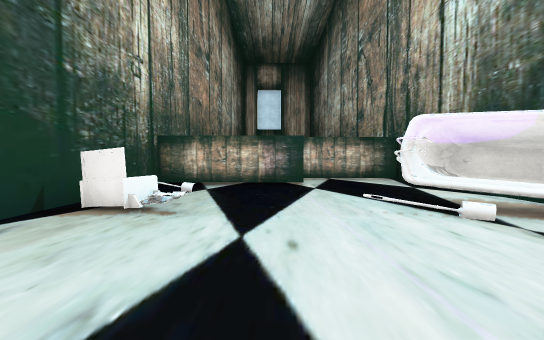
view 1 (above)

16 first-person views from a walk through a Unity game level. The camera is 1.4 m above the floor, tilts 2° down and sees 85° across. Doors are open. The floor is counted in squares, 2 m on a side. Each view is taken from the middle of a square. On the plan, view 1 faces up. The plan holds only what a view shows up to about 10 squares ahead; the rest is blank. The place goes on beyond the plan. The player is left out. Some animated figures are not drawn. Some surface patterns are stand-ins.

view 2
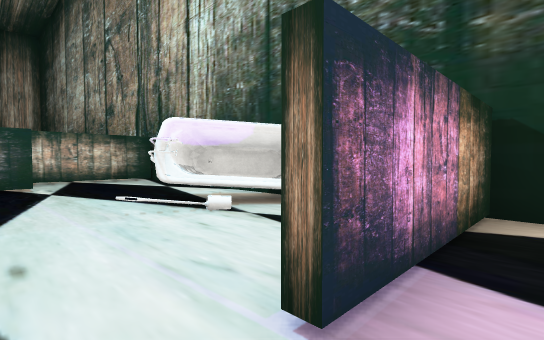

view 3
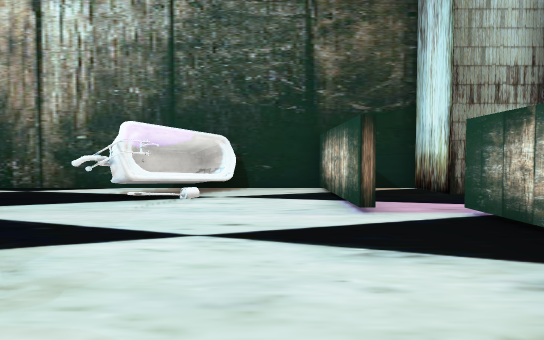

view 4
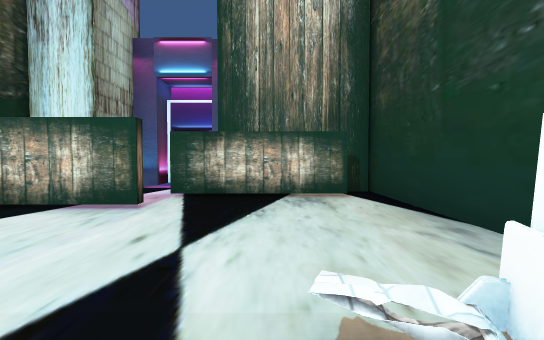

view 5
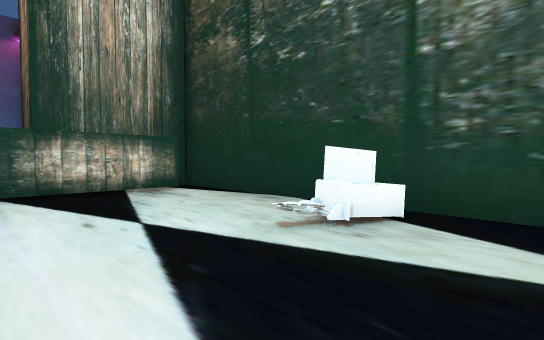

view 6
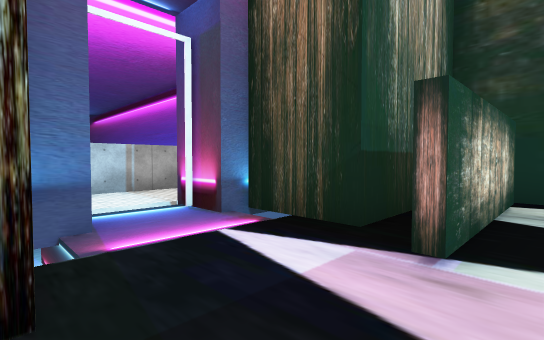

view 7
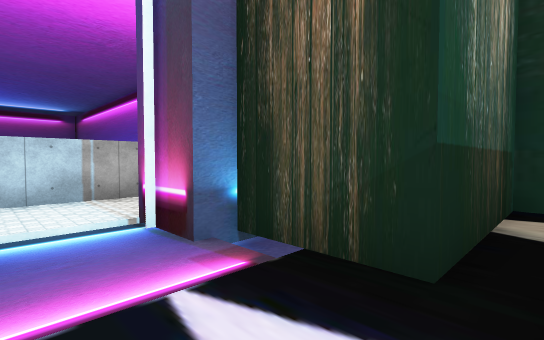

view 8
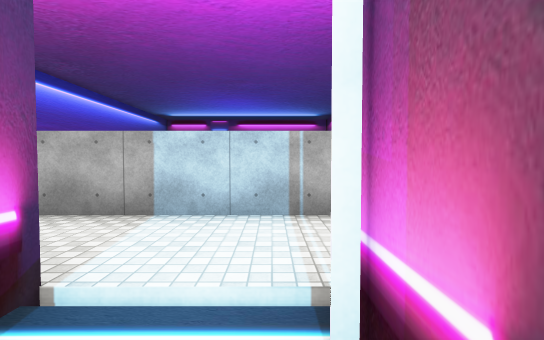

view 9
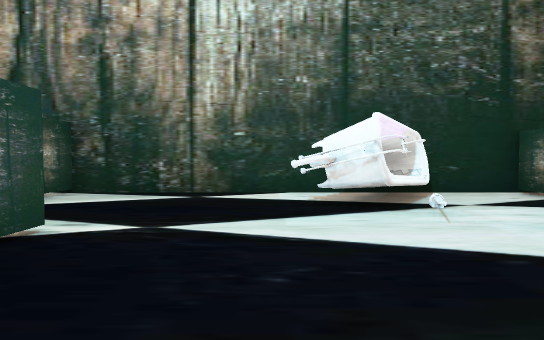

view 10
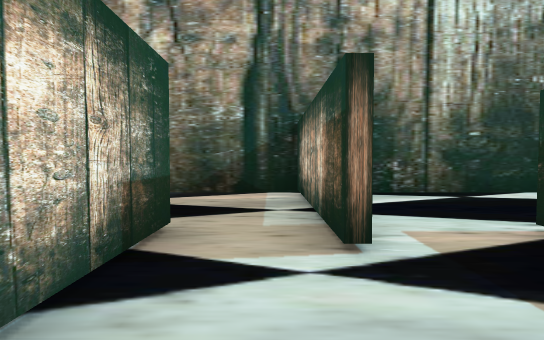

view 11
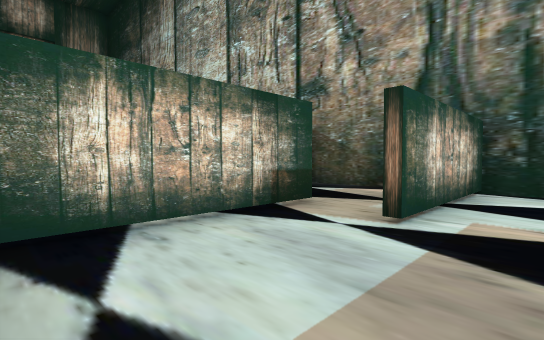

view 12
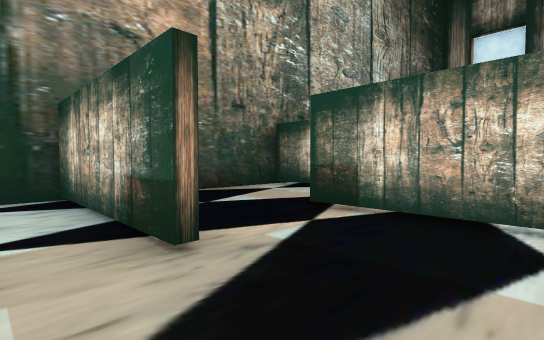

view 13
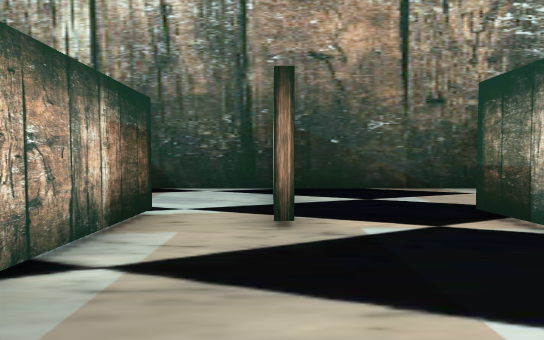

view 14
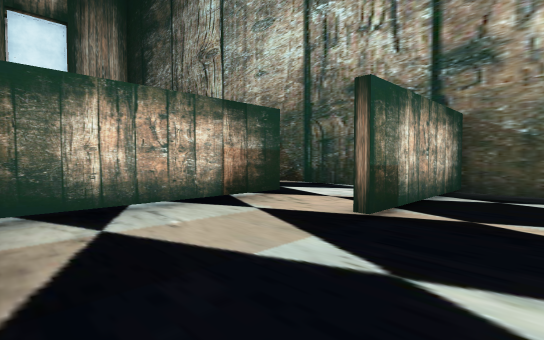

view 15
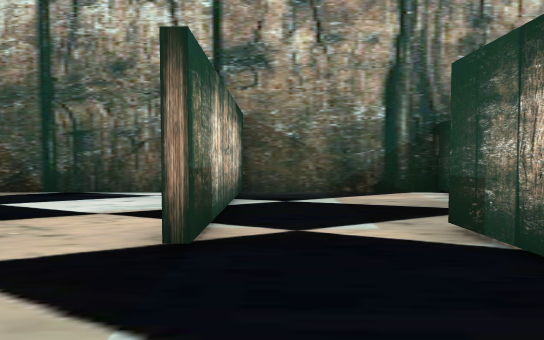

view 16
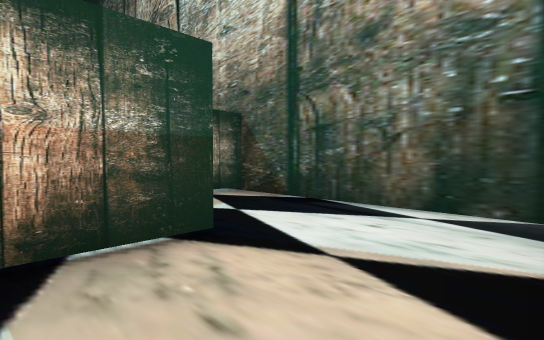

### Floor plan
Points are (right, up) in squares from view 1. A wall is a line through its corners. A room is listed if a view was taken in it or the views show most of it. See-through windows are left out.
Room 1 (views 1, 2, 3, 4, 5, 9)
walls: (0.9, 0.8) (4.2, 0.8); (1, 8.2) (-3.2, 8.2) (-3.2, -1.5) (0.2, -1.5); (4.3, 4.8) (4.3, 9.9); (-2.5, -0.5) (1, -0.5); (4.3, 0.9) (4.3, 2.6); (4.4, 10.2) (0.1, 10.2)
ways out: opening at (0, 0) to room 2; opening at (0, 9) to room 3
objects: other object (-2, 4); other object (2, 3) to (4, 5)
Room 2 (views 6, 7, 8)
walls: (2.8, -1.5) (4.3, -1.5) (4.3, 0.9); (0.2, -1.5) (0.2, -3.3) (0.7, -3.3) (0.7, -4.6); (4.2, 0.6) (0.9, 0.6); (2.2, -4.6) (2.2, -3.3) (2.8, -3.3)
ways out: opening at (0, 0) to room 1; open door at (1.5, -4)
Room 3 (views 10, 11)
walls: (1, 12) (-3.2, 12) (-3.2, 9)
ways out: opening at (0, 9) to room 1; opening at (1, 11) to room 4
Room 4 (views 12, 13)
walls: (4.3, 9.9) (4.3, 14.6) (1.6, 14.6); (0.1, 10.5) (4.4, 10.5)
ways out: opening at (1, 11) to room 3; opening at (0.5, 13.5) to room 5
Room 5 (views 14, 15, 16)
walls: (1.6, 14.6) (0.1, 14.6); (0.4, 17.3) (-3.2, 17.3) (-3.2, 12.5); (-0.1, 12.2) (1, 12.2)
ways out: opening at (0.5, 13.5) to room 4; opening at (1, 16.5)

Positions as (right, up) in squares from view 1, and headings:
1: (0, 0), facing up
2: (0, 0), facing up-right
3: (-3, 2), facing right
4: (-1, 5), facing down
5: (1, 6), facing down-left
6: (3, 0), facing down-left
7: (2, -1), facing down-left
8: (1, -3), facing down
9: (-2, 6), facing right
10: (-2, 11), facing right
11: (-3, 9), facing up-right
12: (3, 11), facing up-left
13: (4, 12), facing left
14: (-3, 13), facing up-right
15: (-2, 14), facing right
16: (0, 15), facing up-right
